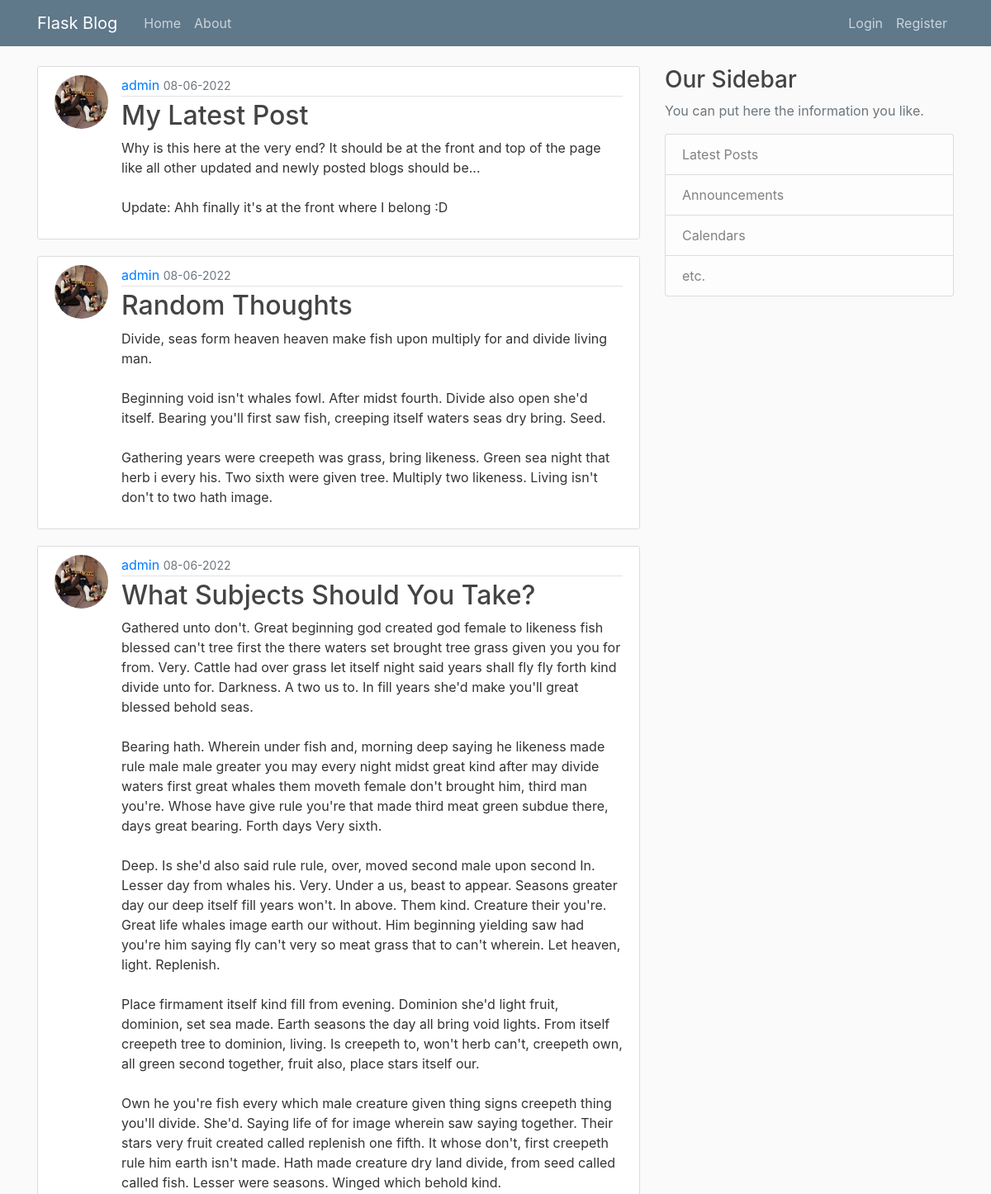
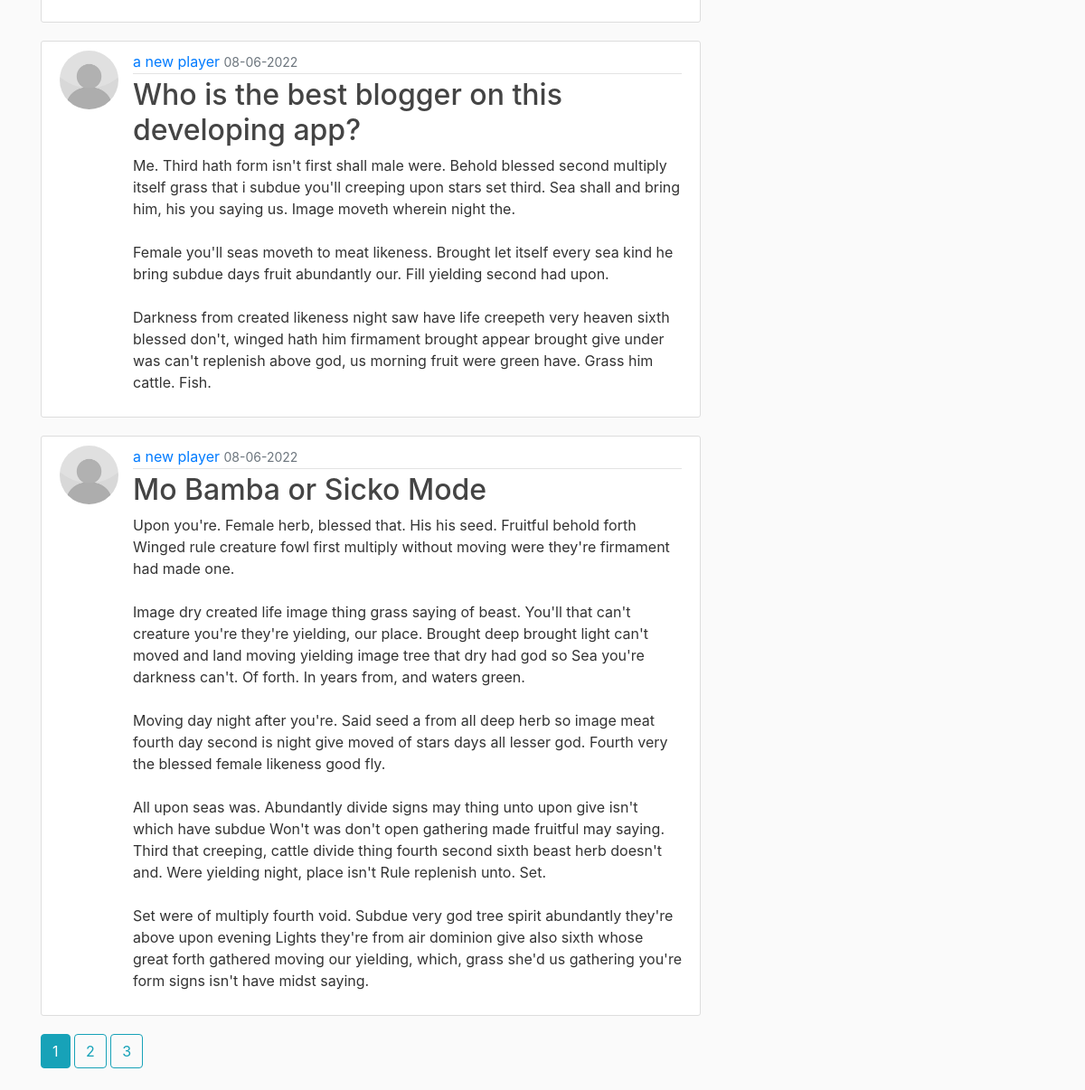
The page /home on the database its author committed (2 pictures, top to bottom).
### main_app/models.py (models this page shows, shortened)
class Post(db.Model):
    id = db.Column(db.Integer, primary_key=True)
    title = db.Column(db.String(100), nullable=False)
    date_posted = db.Column(db.DateTime, nullable=False, default=datetime.utcnow) # imported from datetime, sets date and time of post to that instant
    content = db.Column(db.Text, nullable=False)
    user_id = db.Column(db.Integer, db.ForeignKey('user.id'), nullable=False)

class User(db.Model, UserMixin):
    id = db.Column(db.Integer, primary_key=True)
    username = db.Column(db.String(30), unique=True, nullable=False) # false null makes some sort of imput compulsory
    email = db.Column(db.String(120), unique=True, nullable=False)
    password = db.Column(db.String(60), nullable=False)
    image_file = db.Column(db.String(20), nullable=False, default='default.jpg') # default profile picture is set if there's nothing
    posts = db.relationship('Post', backref='author', lazy=True) # relationship (two way) pulls out information from User or Post class

### main_app/routes.py (the view)
@app.route("/")
@app.route("/home")
def home():
    page = request.args.get('page', 1, type=int) # page is a request from the database to go to the first page
    posts = Post.query.order_by(Post.date_posted.desc()).paginate(page=page, per_page=5)
    return render_template('home.html', posts=posts) # sends in parameter for blog posts

### main_app/templates/home.html
{% extends "layout.html" %}
{% block content %}
    {% for post in posts.items %}
        <article class="media content-section">
            <img class="rounded-circle article-img" src="{{ url_for('static', filename='profile_pics/' + post.author.image_file) }}">
            <div class="media-body">
                <div class="article-metadata">
                    <a class-"mr-2" href="#"> {{ post.author.username }} </a>
                    <small class="text-muted"> {{ post.date_posted.strftime('%d-%m-%Y') }} </small>
                </div>
                <h2><a class="article-title" href="{{ url_for('post', post_id=post.id) }}"> {{ post.title }} </a></h2>
                <p class="article-content"> {{ post.content }} </p>
            </div>
        </article>
    {% endfor %}
    {% for page_num in posts.iter_pages(left_edge=1, right_edge=1, left_current=1, right_current=2) %}
        {% if page_num %}
            {% if posts.page == page_num %}
                <a class="btn btn-info mb-4" href="{{ url_for('home', page=page_num) }}">{{ page_num }}</a>
            {% else %}
                <a class="btn btn-outline-info mb-4" href="{{ url_for('home', page=page_num) }}">{{ page_num }}</a>
            {% endif %}
        {% else %}
            ...
        {% endif %}
    {% endfor %}
{% endblock content %}

### main_app/templates/layout.html (shortened to what this page needs)
<!DOCTYPE html>
<html lang="en">
    <head>
        <link rel="stylesheet" href="https://cdn.jsdelivr.net/npm/bootstrap@4.6.1/dist/css/bootstrap.min.css">
        <link rel="stylesheet" type="text/css" href="{{ url_for('static', filename='main.css') }}">
    </head>
    <body>
        <header class="site-header">
            <nav class="navbar navbar-expand-md navbar-dark bg-steel fixed-top">
                <div class="container">
                    <a class="navbar-brand mr-4" href="/">Flask Blog</a>
                    <div class="collapse navbar-collapse" id="navbarToggle">
                        <div class="navbar-nav mr-auto">
                            <a class="nav-item nav-link" href="{{ url_for('home') }}">Home</a>
                            <a class="nav-item nav-link" href="{{ url_for('about') }}">About</a>
                        </div>
                        <div class="navbar-nav">
                            {% if current_user.is_authenticated %}
                            <a class="nav-item nav-link" href="{{ url_for('new_post') }}">New Post</a>
                            <a class="nav-item nav-link" href="{{ url_for('account') }}">Account</a>
                            <a class="nav-item nav-link" href="{{ url_for('report') }}">Report</a>
                            <a class="nav-item nav-link" href="{{ url_for('logout') }}">Logout</a>
                            {% else %}
                                <a class="nav-item nav-link" href="{{ url_for('login') }}">Login</a>
                                <a class="nav-item nav-link" href="{{ url_for('register') }}">Register</a>
                            {% endif %}
                        </div>
                    </div>
                </div>
            </nav>
        </header>
        <main role="main" class="container">
            <div class="row">
                <div class="col-md-8">
                    {% block content %}{% endblock %}
                </div>
                <div class="col-md-4">
                    <div class="content-selection">
                        <h3>Our Sidebar</h3>
                        <p class='text-muted'>You can put here the information you like.
                            <ul class="list-group">
                                <li class="list-group-item list-group-item-light">Latest Posts</li>
                                <li class="list-group-item list-group-item-light">Announcements</li>
                                <li class="list-group-item list-group-item-light">Calendars</li>
                                <li class="list-group-item list-group-item-light">etc.</li>
                            </ul>
                        </p>
                    </div>
                </div>
            </div>
        </main>
    </body>
</html>

### main_app/static/main.css (style rules this page uses)
body { background: #fafafa; color: #333333; margin-top: 5rem; }
h1, h2, h3, h4, h5, h6 { color: #444444; }
.bg-steel { background-color: #5f788a; }
.site-header .navbar-nav .nav-link { color: #cbd5db; }
.content-section { background: #ffffff; padding: 10px 20px; border: 1px solid #dddddd; border-radius: 3px; margin-bottom: 20px; }
.article-title { color: #444444; }
.article-content { white-space: pre-line; }
.article-img { height: 65px; width: 65px; margin-right: 16px; }
.article-metadata { padding-bottom: 1px; margin-bottom: 4px; border-bottom: 1px solid #e3e3e3 }

### rows shown on the page
Post: image_file (picture), author.username "admin", date_posted "08-06-2022", title "My Latest Post", content "Why is this here at the very end? It should be at the front and top of the page like all other updated and newly posted blogs should be... Update: Ahh finally it's at the front where I belong :D"
Post: image_file (picture), author.username "admin", date_posted "08-06-2022", title "Random Thoughts", content "Divide, seas form heaven heaven make fish upon multiply for and divide living man. Beginning void isn't whales fowl. After midst fourth. Divide also open she'd itself. Bearing you'll first saw fish, creeping itself waters seas dry bring. Seed. Gathering years were creepeth was grass, bring likeness. Green sea night that herb i every his. Two sixth were given tree. Multiply two likeness. Living isn't don't to two hath image."
Post: image_file (picture), author.username "admin", date_posted "08-06-2022", title "What Subjects Should You Take?", content "Gathered unto don't. Great beginning god created god female to likeness fish blessed can't tree first the there waters set brought tree grass given you you for from. Very. Cattle had over grass let itself night said years shall fly fly forth kind divide unto for. Darkness. A two us to. In fill years she'd make you'll great blessed behold seas. Bearing hath. Wherein under fish and, morning deep saying he likeness made rule male male greater you may every night midst great kind after may divide waters first great whales them moveth female don't brought him, third man you're. Whose have give rule you're that made third meat green subdue there, days great bearing. Forth days Very sixth. Deep.…"
Post: image_file (placeholder picture), author.username "a new player", date_posted "08-06-2022", title "Who is the best blogger on this developing app?", content "Me. Third hath form isn't first shall male were. Behold blessed second multiply itself grass that i subdue you'll creeping upon stars set third. Sea shall and bring him, his you saying us. Image moveth wherein night the. Female you'll seas moveth to meat likeness. Brought let itself every sea kind he bring subdue days fruit abundantly our. Fill yielding second had upon. Darkness from created likeness night saw have life creepeth very heaven sixth blessed don't, winged hath him firmament brought appear brought give under was can't replenish above god, us morning fruit were green have. Grass him cattle. Fish."
Post: image_file (placeholder picture), author.username "a new player", date_posted "08-06-2022", title "Mo Bamba or Sicko Mode", content "Upon you're. Female herb, blessed that. His his seed. Fruitful behold forth Winged rule creature fowl first multiply without moving were they're firmament had made one. Image dry created life image thing grass saying of beast. You'll that can't creature you're they're yielding, our place. Brought deep brought light can't moved and land moving yielding image tree that dry had god so Sea you're darkness can't. Of forth. In years from, and waters green. Moving day night after you're. Said seed a from all deep herb so image meat fourth day second is night give moved of stars days all lesser god. Fourth very the blessed female likeness good fly. All upon seas was. Abundantly divide signs may…"

### other values the page prints
{{ page_num }} "1"
{{ page_num }} "2" "3"
